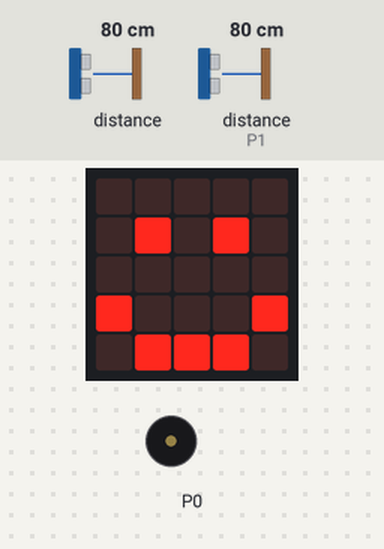
The program below on a simulated BBC micro:bit running MicroPython. Shown: the board's 5×5 LED display, buzzer (waves = sounding). The test bench sets the inputs (shaded band); at power-on: distance to the obstacle 80 cm, distance to the obstacle (sensor on P1) 80 cm. The echo pulse lasts 58.3 µs per cm.

Above: at 1.2 s.
1.3 s: distance to the obstacle (sensor 0) set to 29 cm
2.8 s: distance to the obstacle (sensor 0) set to 23 cm
At 3.05 s:
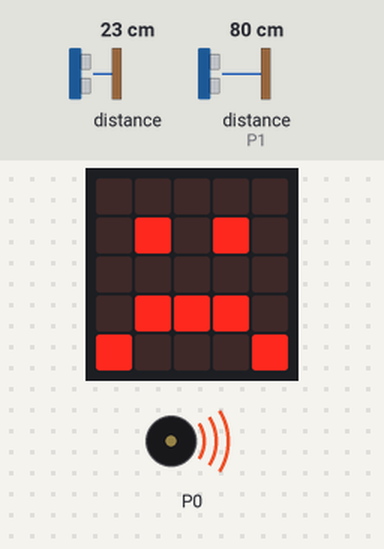
5.4 s: distance to the obstacle (sensor 0) set to 35 cm
At 5.76 s:
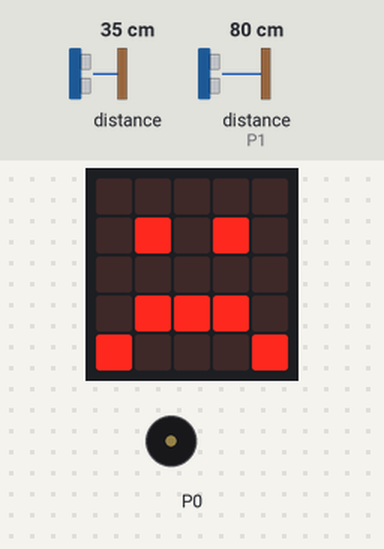
7.3 s: distance to the obstacle (sensor 0) set to 2 cm
At 7.6 s:
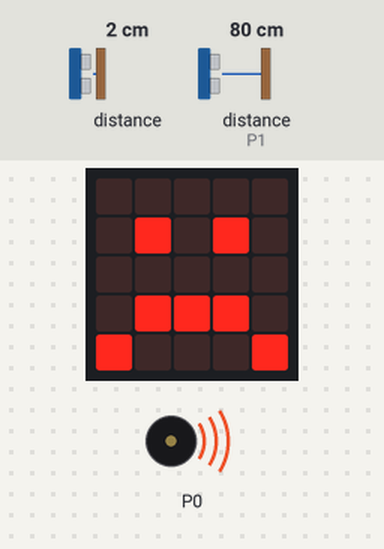
Timing chart, 0 to 11.3 s (numbered marks = the images above; inputs shaded):
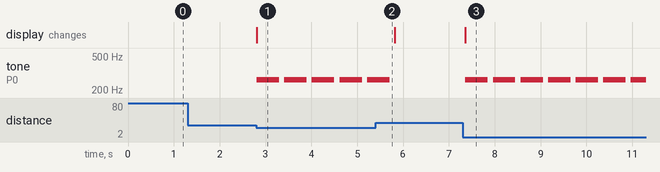

The program:

shyPy.py
```python
# tinybit ultrasonic using firialabs.com/blogs
#  bread board and clips board with sound
# I have also rewired the breakout board using the pin map
# https://makecode.microbit.org/device/pins
# https://firialabs.com/blogs/lab-notes/ultrasonic-distance-sensor-with-python-and-the-micro-bit


from microbit import *
from machine import time_pulse_us
import music

# choose pins based on wiring
trig = pin2
echo = pin1
# set up IO
trig.write_digital(0)
echo.read_digital()

while True:

    # trigger ultrasonic burst
    trig.write_digital(1)
    trig.write_digital(0)
    # measure the input echo puls in microseconds and covets to seconds
    micros = time_pulse_us(echo, 1)
    t_echo = micros / 1000000
    # caculate distanced
    distancecm = (t_echo / 2) * 34300
    # display.scroll(int(distance))

    if distancecm < 25:
        display.show(Image.SAD)
        music.play("C4:4")
    else:
        display.show(Image.HAPPY)
        #display.scroll(int(distancecm))
    sleep(100)
```

Measured:
- the behaviour switches between 26 and 25 cm on distance to the obstacle (sensor 0) (found by bisection; images 0 and 1)
- after the input at 1.3 s, every drawn part: stays the same
- after the input at 2.8 s, tone on P0: alternates 262 Hz for 0.49 s and silent for 0.11 s, starting at once; the display: changes at once (image 1)
- after the input at 5.4 s, tone on P0: goes on until 5.7 s, then stays silent
- after the input at 7.3 s, tone on P0: alternates 262 Hz for 0.49 s and silent for 0.11 s, starting after 0.06 s; the display: changes after 0.06 s (image 3)
